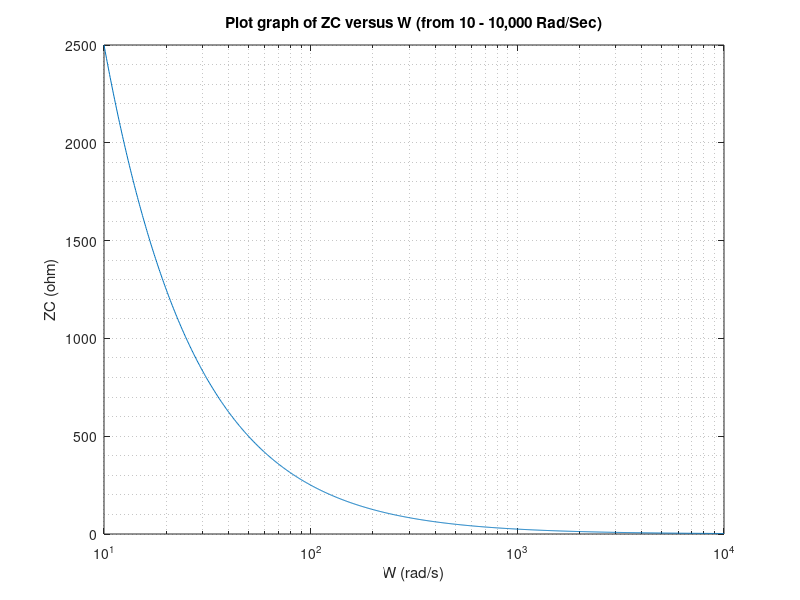
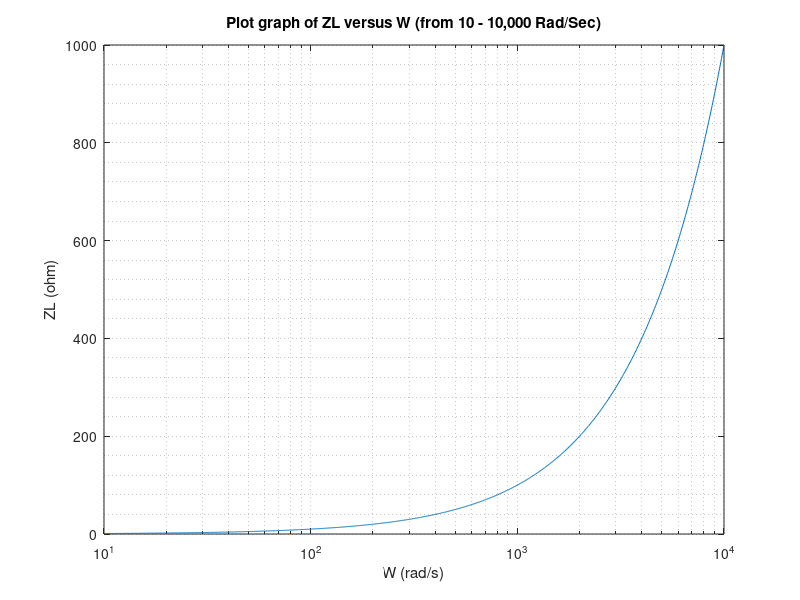
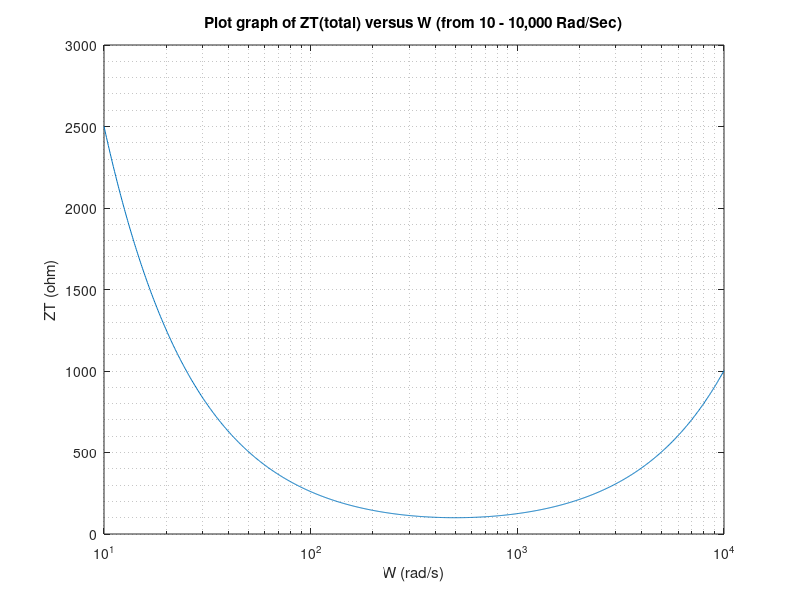
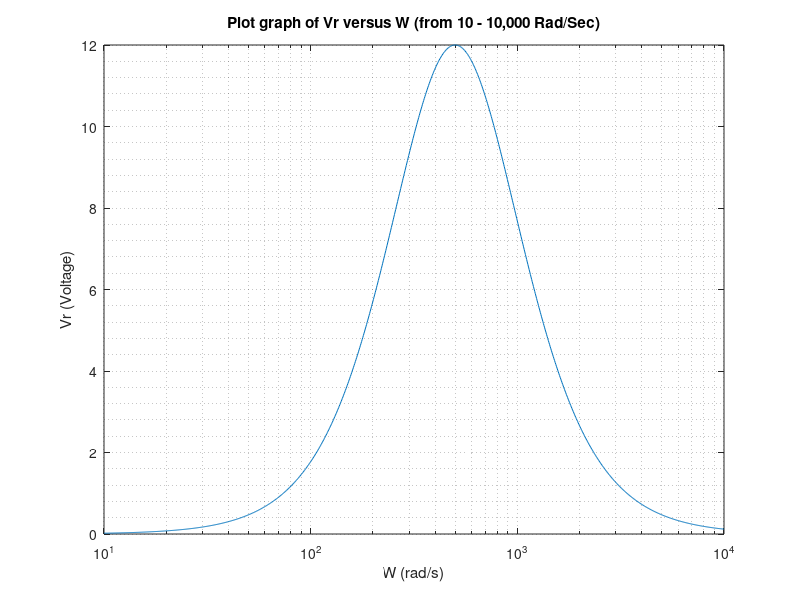

MATLAB code to generate these figures, in order:
clc
clear
W = logspace(1 , 4 , 1000); % W = 10-1000 Rad/Sec
Vs = 12;                    % Voltage
R = 100;                    % Resistor
L = 100e-3;                 % Inductor
C = 40e-6;                  % Capacitor

% init cal value
Zr = R;                     % ZR
Zl = 1j.*W.*L;              % ZL
Zc = -1j./(W.*C);           % ZC
Zt = Zr + Zl + Zc;          % ZT(total)

% plot Zc vs W
figure(1)
abs_Zc = abs(Zc);
semilogx(W,abs_Zc);
xlabel("W (rad/s)")
ylabel("ZC (ohm)")
title("Plot graph of ZC versus W (from 10 - 10,000 Rad/Sec)")
grid minor

% plot Zl vs W
figure(2)
abs_Zl = abs(Zl);
semilogx(W,abs_Zl)
xlabel("W (rad/s)")
ylabel("ZL (ohm)")
title("Plot graph of ZL versus W (from 10 - 10,000 Rad/Sec)")
grid minor

% plot ZT vs W
figure(3)
abs_Zt = abs(Zt);
semilogx(W,abs_Zt)
xlabel("W (rad/s)")
ylabel("ZT (ohm)")
title("Plot graph of ZT(total) versus W (from 10 - 10,000 Rad/Sec)")
grid minor

%cal current
i = Vs./Zt;

% plot Vr vs W
figure(4)
Vr = i*Zr;
semilogx(W,real(Vr))
xlabel("W (rad/s)")
ylabel("Vr (Voltage)")
title("Plot graph of Vr versus W (from 10 - 10,000 Rad/Sec)")
grid minor

% plot Vc vs W
figure(5)
Vc = i.*Zc;
semilogx(W,real(Vc))
xlabel("W (rad/s)")
ylabel("Vc (Voltage)")
title("Plot graph of Vc versus W (from 10 - 10,000 Rad/Sec)")
grid minor

% plot Vc vs W
figure(5)
Vl = i.*Zl;
semilogx(W,real(Vl))
xlabel("W (rad/s)")
ylabel("Vl (Voltage)")
title("Plot graph of Vl versus W (from 10 - 10,000 Rad/Sec)")
grid minor

% plot i vs W 
figure(6)
semilogx(W,real(i))
xlabel("W (rad/s)")
ylabel("i (Ampere)")
title("Plot graph of i versus W (from 10 - 10,000 Rad/Sec)")
grid minor

[Imax , Wmax] = max(i);
disp(['Max Current is ', num2str(abs(Imax)), ' Ampere']);
disp(['Frequency is ', num2str(W(Wmax)), ' Rad/Sec']);